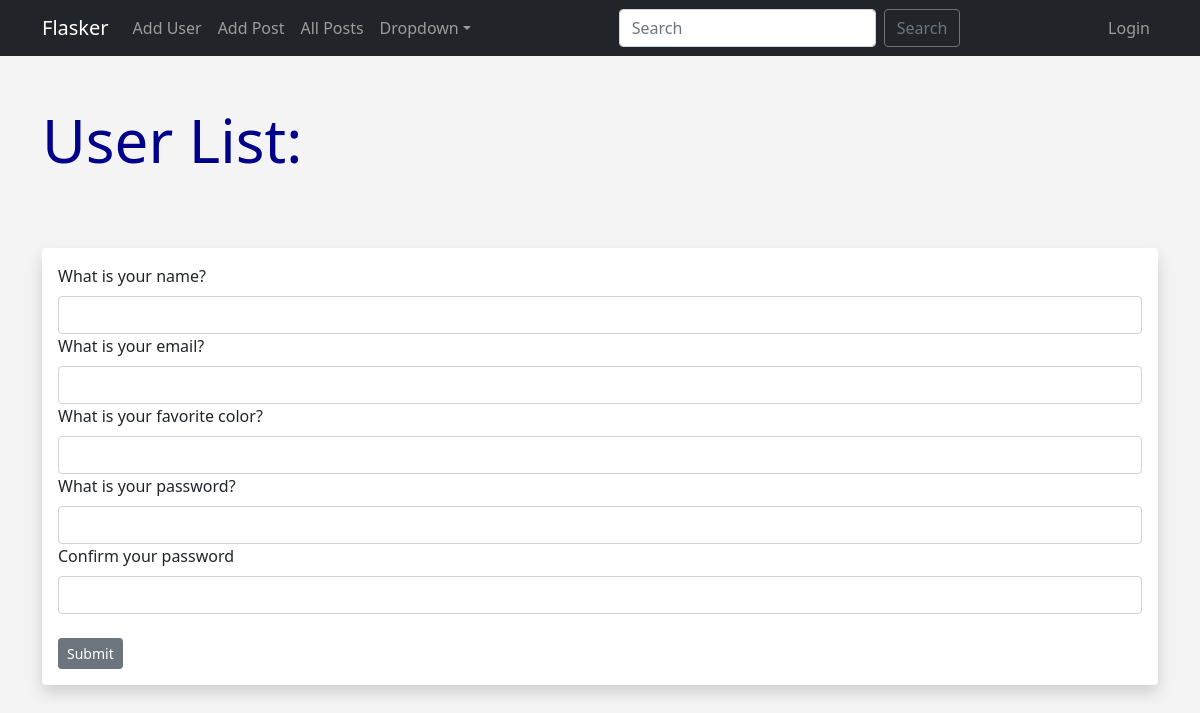
The page /user/add on the database as committed earlier.
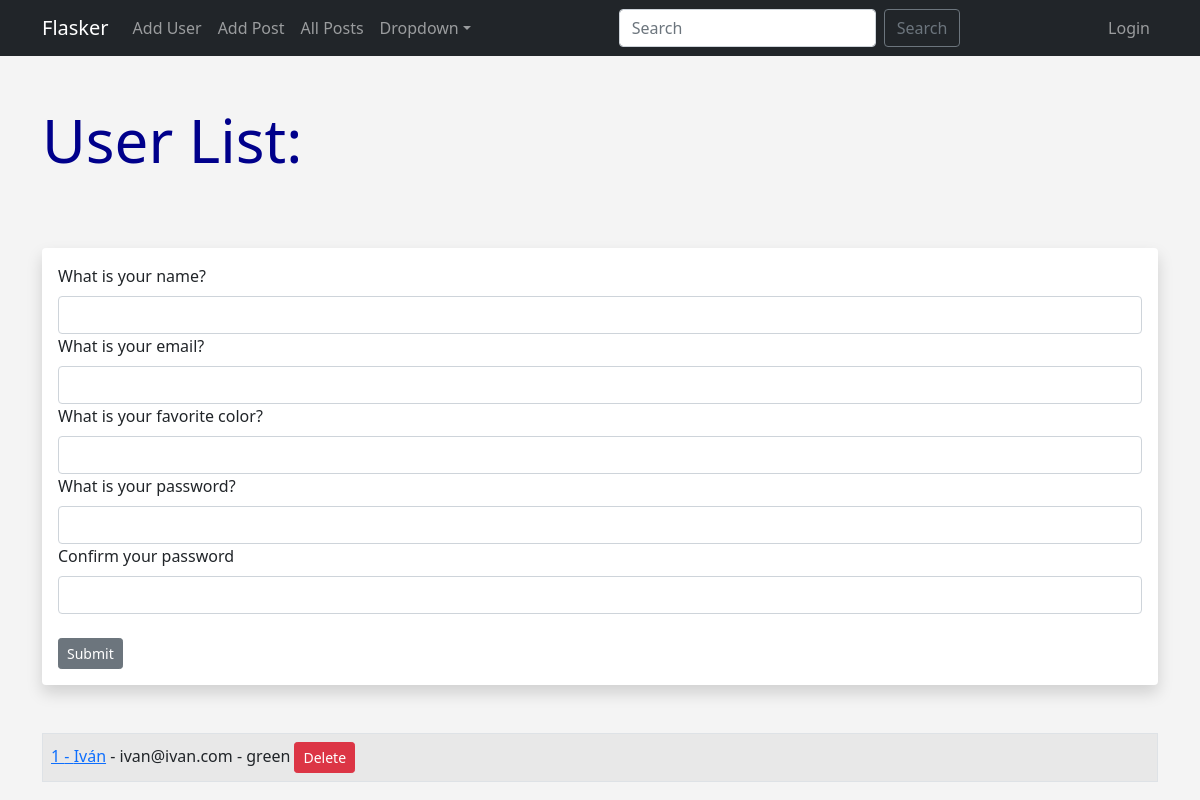
The same page on the database as committed later.
### app.py (models this page shows, shortened)
class Users(db.Model, UserMixin):
    id = db.Column(db.Integer, primary_key=True)
    name = db.Column(db.String(50), nullable=False)
    email = db.Column(db.String(50), nullable=False, unique=True)
    favorite_color = db.Column(db.String(50))
    date_added = db.Column(db.DateTime, default=datetime.utcnow)
    password_hash = db.Column(db.String(128))
    @property
    def password(self):
        raise AttributeError('Password is not a readable attribute')

### app.py (the view, shortened to what this page needs)
@app.route('/user/add', methods=['GET', 'POST'])
def add_user():
    name = None
    form = UserForm()
    all_users = Users.query.order_by(Users.date_added.desc()).all()
    return render_template('add_user.html',
                           name=name,
                           form=form,
                           all_users=all_users)

### app.py
class UserForm(FlaskForm):
    name = StringField('What is your name?', validators=[DataRequired()])
    email = StringField('What is your email?',
                        validators=[Email(), DataRequired()])
    favorite_color = StringField('What is your favorite color?')
    password_hash = PasswordField('What is your password?',
                                  validators=[
                                      DataRequired(),
                                      EqualTo('password_hash2',
                                              message='Passwords must match')
                                  ])
    password_hash2 = PasswordField('Confirm your password',
                                   validators=[DataRequired()])
    submit = SubmitField('Submit')

### templates/add_user.html (shortened to what this page needs)
{% extends 'base.html' %}
{% block content %}
{% if name %}
<h1 class="my-5">Hello {{ name }}!</h1>
<table class="table table-hover table-bordered table-striped">
    <tr>
        {% for user in all_users %}
        <td>
            <a href="{{ url_for('update_user', id=user.id) }}">{{ user.name }}</a> - {{ user.email }} -
            {{ user.favorite_color }}
        </td>
    </tr>
    {% endfor %}
</table>
{% else %}
<h1 class="my-5">User List:</h1>
<br>
<div class="shadow p-3 mb-5 bg-body rounded">
    <form method="post">
        {{ form.name.label(class='form-label') }}
        {{ form.name(class='form-control') }}
        {{ form.email.label(class='form-label') }}
        {{ form.email(class='form-control') }}
        {{ form.favorite_color.label(class='form-label') }}
        {{ form.favorite_color(class='form-control') }}
        {{ form.password_hash.label(class='form-label') }}
        {{ form.password_hash(class='form-control') }}
        {{ form.password_hash2.label(class='form-label') }}
        {{ form.password_hash2(class='form-control') }}
        <br>
        {{ form.submit(class='btn btn-secondary btn-sm') }}
    </form>
</div>
<table class="table table-hover table-bordered table-striped">
    <tr>
        {% for user in all_users %}
        <td>
            <a href="{{ url_for('update_user', id=user.id ) }}">{{ user.id }} - {{ user.name }}</a> - {{ user.email }} -
            {{ user.favorite_color }} <a href="{{ url_for('confirmation_delete', id=user.id) }}"
                class="btn btn-danger btn-sm">Delete</a>
        </td>
    </tr>
    {% endfor %}
</table>
{% endif %}
{% endblock content %}

### templates/base.html (shortened to what this page needs)
<!doctype html>
<html lang="en">
<head>
    <link href="https://cdn.jsdelivr.net/npm/bootstrap@5.1.3/dist/css/bootstrap.min.css" rel="stylesheet"
>
    <link rel="stylesheet" href="{{ url_for('static', filename='css/style.css') }}">
</head>
<body>
    <nav class="navbar navbar-expand-md navbar-dark bg-dark">
        <div class="container">
            <a class="navbar-brand" href="{{ url_for('index') }}">Flasker</a>
            <div class="collapse navbar-collapse" id="collapsibleNavId">
                <ul class="navbar-nav me-auto mt-2 mt-lg-0">
                    <li class="nav-item">
                        <a class="nav-link" href="{{ url_for('add_user') }}">Add User</a>
                    </li>
                    <li class="nav-item">
                        <a class="nav-link" href="{{ url_for('add_post') }}">Add Post</a>
                    </li>
                    <li class="nav-item">
                        <a class="nav-link" href="{{ url_for('all_posts') }}">All Posts</a>
                    </li>
                    <li class="nav-item dropdown">
                        <a class="nav-link dropdown-toggle" href="#" id="dropdownId" data-bs-toggle="dropdown"
                            aria-haspopup="true" aria-expanded="false">Dropdown</a>
                    </li>
                </ul>
                <form class="d-flex my-2 my-lg-0">
                    <input class="form-control me-sm-2" type="text" placeholder="Search">
                    <button class="btn btn-outline-secondary my-2 my-sm-0" type="submit">Search</button>
                </form>
                <ul class="navbar-nav ms-auto mt-2 mt-lg-0">
                    <li class="nav-item">
                        <a class="nav-link" href="{{ url_for('login') }}">Login</a>
                    </li>
                </ul>
            </div>
        </div>
    </nav>
    <div class="container">
        {% block content %}
        {% endblock content %}
    </div>
</body>
</html>

### static/css/style.css (style rules this page uses)
h1 { color: darkblue; font-size: 60px; }
body { background-color: #f4f4f4; }

Rows that differ between the two databases and show on the page:
added Users: id "1", name "Iván", email "ivan@ivan.com", favorite_color "green"
